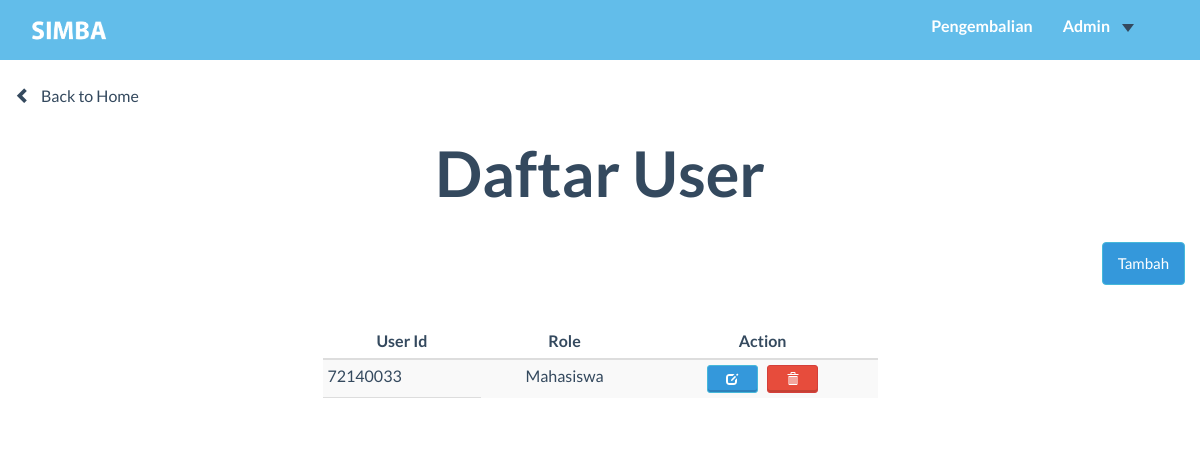
Page /user_admin/daftar_user.php on the earlier database version.
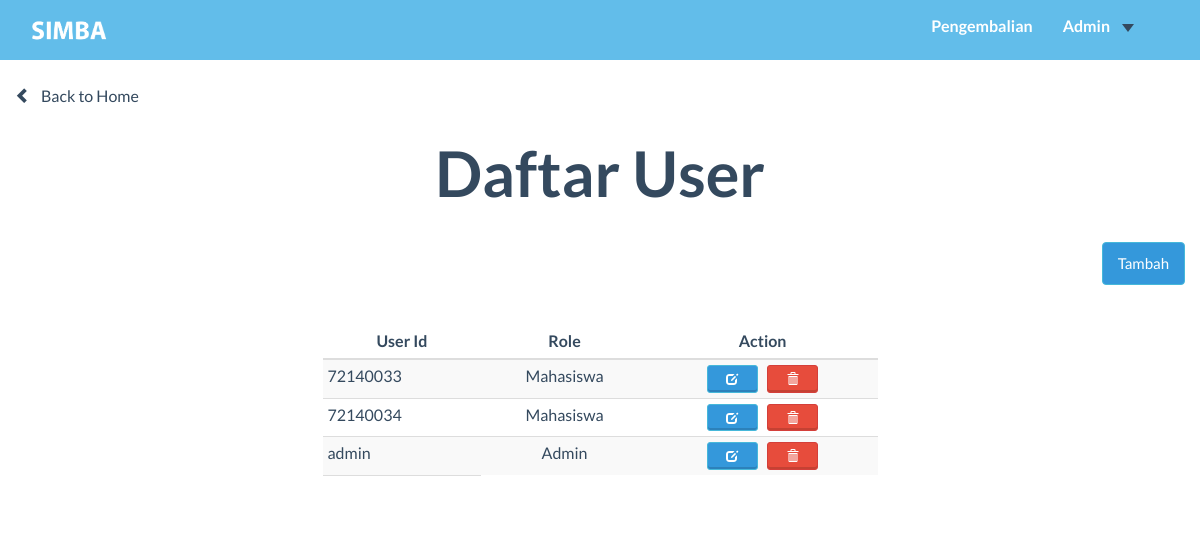
Same page on the later database version.
### tables this page shows
CREATE TABLE `system_usr` (
  `user_id` char(8) NOT NULL,
  `password` text NOT NULL,
  `role` int(11) NOT NULL
);

CREATE TABLE `user_ref` (
  `role` int(255) NOT NULL,
  `role_name` varchar(255) NOT NULL
);

### user_admin/daftar_user.php (the view, shortened to what this page needs)
<?php
Include("../function/koneksi.php");
?>
<!DOCTYPE HTML>
<html>
<head>
  <link href="../css/bootstrap.min.css" rel="stylesheet">
  <link rel="stylesheet" href="https://maxcdn.bootstrapcdn.com/bootstrap/3.3.7/css/bootstrap.min.css">
  <link href="../font-awesome/css/font-awesome.min.css" rel="stylesheet">
  <link href="../css/general.css" rel="stylesheet">
  <link href="../css/custom.css" rel="stylesheet">
  <link href="../css/owl.carousel.css" rel="stylesheet">
  <link href="../css/owl.theme.css" rel="stylesheet">
  <link href="../css/style.css" rel="stylesheet">
  <link href="../css/animate.css" rel="stylesheet">
  <link rel="stylesheet" href="../css/magnific-popup.css">
</head>
<body>
  <nav class="navbar-default" role="navigation" style="position: fixed; top: 0px;">
    <div class="container">
      <a class="" href="index.php">
        <img src="../img/logo2.png" height="45px" style="margin-top:8px; margin-left:0" id="logo"/>
      </a>
      <div class="collapse navbar-collapse navbar-right navbar-ex1-collapse stuckMenu">
        <ul class="nav navbar-nav">
          <li class="menuItem"><a href="Cicilan.php">Pengembalian </a></li>
          <li class="menuItem dropdown">
            <a class="dropdown-toggle" data-toggle="dropdown" href="#">Admin<span class="caret"></span></a>
          </li>
        </ul>
      </div>
    </div>
  </nav>
  <div class="container">
    <div class="row">
      <br/>  <br/><br/>
      <a href="index.php"> <span class="glyphicon glyphicon-chevron-left"></span>Back to Home</a>
      <h2 class="text-center">Daftar User</h2>
      <br/>
      <a href="form_create_user.php" class="btn btn-info pull-right">Tambah </a>
      <div class="col-md-3"></div>
      <div class="col-md-6">
      <table class="table-striped table table-condensed">
        <thead class="text-center">
          <th class="text-center"style="width:900">User Id</th>
          <th class="text-center"style="width:200">Role</th>
          <th class="text-center"style="width:100">Action</th>
        </thead>
        <tbody>
          <?php
          $q1 = "SELECT * from system_usr natural join user_ref";
          $squery = mysqli_query($koneksi,$q1);
          while($row = mysqli_fetch_array($squery))
          {
          $isWR3 = "";
          $isWD3 = "";
          $isAdmin = "";
          $isMhs = "";
          if($row['role']=="9"){
              $isWR3="selected";
          }elseif($row['role']=="2"){
              $isWD3="selected";
          }
          elseif($row['role']=="1"){
              $isAdmin="selected";
          }
          elseif($row['role']=="0"){
              $isMhs="selected";
          }
            echo'
            <tr>
            <td>'.$row['user_id'].'</td>
            <td class="text-center">'.$row['role_name'].'</td>
            <td class="text-center"style="width:100">
            <button type="button" class="btn btn-embossed btn-info btn-xs" style="padding-right:-20"data-toggle="modal" data-target="#myModal'.$row['user_id'].'"> &nbsp &nbsp <span class="	glyphicon glyphicon-edit"></span></button>
            <a href="delete_user.php?user_id='.$row['user_id'].'" class="btn btn-danger btn-embossed btn-xs" style="text-decoration: none">&nbsp &nbsp <span class="glyphicon glyphicon-trash"></span></a>
            <div class="modal fade" id="myModal'.$row['user_id'].'" role="dialog" action="edit_user.php">
                      <input type="text" class="form-control" id="user_id" name="user_id" value="'.$row['user_id'].'">
                        <input type="password" class="form-control" id="password" name="password" value="'.$row['password'].'">
                          <option value="9"'.$isWR3.'>Wakil Rektor 3</option>
                          <option value="2"'.$isWD3.'>Wakil Dekan 3</option>
                          <option value="1"'.$isAdmin.'>Admin</option>
                          <option value="0"'.$isMhs.'>Mahasiswa</option>
            </div>
            </tr>
            ';
          }
          ?>
          <td>
          </div>
    </div>
</div>
</body>
</html>

Differences in the rows shown:
added system_usr: user_id "72140034", role.role_name "Mahasiswa"
added system_usr: user_id "admin", role.role_name "Admin"
